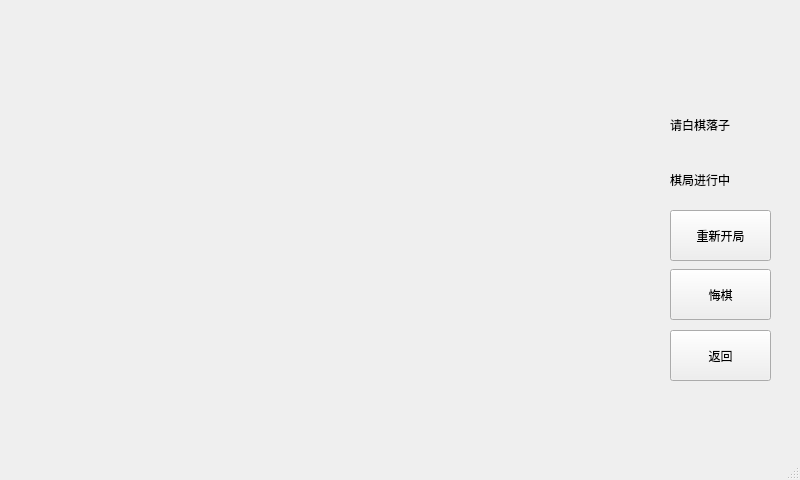
<?xml version="1.0" encoding="UTF-8"?>
<ui version="4.0">
 <class>Gobang</class>
 <widget class="QMainWindow" name="Gobang">
  <property name="geometry">
   <rect>
    <x>0</x>
    <y>0</y>
    <width>800</width>
    <height>480</height>
   </rect>
  </property>
  <property name="windowTitle">
   <string>MainWindow</string>
  </property>
  <property name="styleSheet">
   <string notr="true">QMainWindow{border-image: url(:/image/wuziqi.jpg);}</string>
  </property>
  <widget class="QWidget" name="centralwidget">
   <widget class="QLabel" name="gameStatus">
    <property name="geometry">
     <rect>
      <x>670</x>
      <y>169</y>
      <width>101</width>
      <height>21</height>
     </rect>
    </property>
    <property name="text">
     <string>棋局进行中</string>
    </property>
   </widget>
   <widget class="QPushButton" name="regret">
    <property name="geometry">
     <rect>
      <x>670</x>
      <y>269</y>
      <width>101</width>
      <height>51</height>
     </rect>
    </property>
    <property name="focusPolicy">
     <enum>Qt::NoFocus</enum>
    </property>
    <property name="text">
     <string>悔棋</string>
    </property>
   </widget>
   <widget class="QPushButton" name="restart">
    <property name="geometry">
     <rect>
      <x>670</x>
      <y>210</y>
      <width>101</width>
      <height>51</height>
     </rect>
    </property>
    <property name="focusPolicy">
     <enum>Qt::NoFocus</enum>
    </property>
    <property name="text">
     <string>重新开局</string>
    </property>
   </widget>
   <widget class="QLabel" name="who">
    <property name="geometry">
     <rect>
      <x>670</x>
      <y>109</y>
      <width>101</width>
      <height>31</height>
     </rect>
    </property>
    <property name="text">
     <string>请白棋落子</string>
    </property>
   </widget>
   <widget class="QPushButton" name="back_regret">
    <property name="geometry">
     <rect>
      <x>670</x>
      <y>330</y>
      <width>101</width>
      <height>51</height>
     </rect>
    </property>
    <property name="focusPolicy">
     <enum>Qt::NoFocus</enum>
    </property>
    <property name="text">
     <string>返回</string>
    </property>
   </widget>
  </widget>
  <widget class="QMenuBar" name="menubar">
   <property name="geometry">
    <rect>
     <x>0</x>
     <y>0</y>
     <width>800</width>
     <height>26</height>
    </rect>
   </property>
  </widget>
  <widget class="QStatusBar" name="statusbar"/>
 </widget>
 <resources/>
 <connections/>
</ui>
